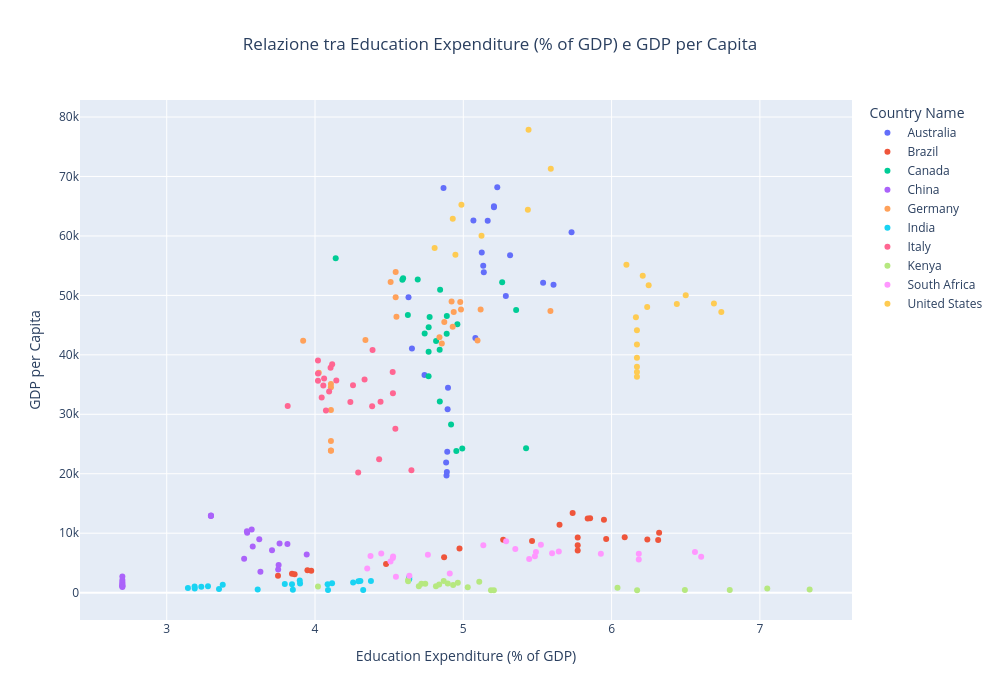

Notebook code cell kept with this figure:
### Code cell
# Relazione tra Spesa Educativa e GDP pro capite
fig = plot_scatter_relationships(
    df,
    x_col='Education Expenditure (% of GDP)',
    y_col='GDP per Capita',
    color_col='Country Name'
)
fig.show()

# Calcola correlazione
corr = df['Education Expenditure (% of GDP)'].corr(df['GDP per Capita'])
print(f"\nCorrelazione: {corr:.3f}")

### Figure 1 — Plotly figure (JSON) as saved in the notebook; plotly's stock layout.template omitted (floating-point values rounded to 4 significant figures)
{"data": [{"customdata": [["Australia", 2000], ["Australia", 2001], ["Australia", 2002], ["Australia", 2003], ["Australia", 2004], ["Australia", 2005], ["Australia", 2006], ["Australia", 2007], ["Australia", 2008], ["Australia", 2009], ["Australia", 2010], ["Australia", 2011], ["Australia", 2012], ["Australia", 2013], ["Australia", 2014], ["Australia", 2015], ["Australia", 2016], ["Australia", 2017], ["Australia", 2018], ["Australia", 2019], ["Australia", 2020], ["Australia", 2021], ["Australia", 2022], ["Australia", 2023]], "hovertemplate": "Country Name=%{customdata[0]}<br>Education Expenditure (% of GDP)=%{x}<br>GDP per Capita=%{y}<br>Year=%{customdata[1]}<extra></extra>", "legendgroup": "Australia", "marker": {"color": "#636efa", "symbol": "circle"}, "mode": "markers", "name": "Australia", "orientation": "v", "showlegend": true, "type": "scatter", "x": [4.884, 4.887, 4.889, 4.892, 4.894, 4.897, 4.738, 4.654, 4.631, 5.081, 5.538, 5.068, 4.867, 5.229, 5.165, 5.316, 5.287, 5.138, 5.124, 5.134, 5.608, 5.73, 5.207, 5.207], "xaxis": "x", "y": [21870.0, 19700.0, 20300.0, 23720.0, 30840.0, 34480.0, 36600.0, 41050.0, 49700.0, 42820.0, 52140.0, 62610.0, 68070.0, 68190.0, 62540.0, 56740.0, 49890.0, 53900.0, 57200.0, 54970.0, 51790.0, 60610.0, 65000.0, 64840.0], "yaxis": "y"}, {"customdata": [["Brazil", 2000], ["Brazil", 2001], ["Brazil", 2002], ["Brazil", 2003], ["Brazil", 2004], ["Brazil", 2005], ["Brazil", 2006], ["Brazil", 2007], ["Brazil", 2008], ["Brazil", 2009], ["Brazil", 2010], ["Brazil", 2011], ["Brazil", 2012], ["Brazil", 2013], ["Brazil", 2014], ["Brazil", 2015], ["Brazil", 2016], ["Brazil", 2017], ["Brazil", 2018], ["Brazil", 2019], ["Brazil", 2020], ["Brazil", 2021], ["Brazil", 2022]], "hovertemplate": "Country Name=%{customdata[0]}<br>Education Expenditure (% of GDP)=%{x}<br>GDP per Capita=%{y}<br>Year=%{customdata[1]}<extra></extra>", "legendgroup": "Brazil", "marker": {"color": "#EF553B", "symbol": "circle"}, "mode": "markers", "name": "Brazil", "orientation": "v", "showlegend": true, "type": "scatter", "x": [3.949, 3.845, 3.75, 3.862, 3.974, 4.479, 4.871, 4.974, 5.269, 5.464, 5.649, 5.737, 5.855, 5.839, 5.948, 6.241, 6.314, 6.32, 6.089, 5.963, 5.772, 5.772, 5.772], "xaxis": "x", "y": [3767.0, 3176.0, 2856.0, 3091.0, 3664.0, 4828.0, 5934.0, 7410.0, 8908.0, 8679.0, 11400.0, 13400.0, 12520.0, 12460.0, 12270.0, 8936.0, 8836.0, 10080.0, 9301.0, 9030.0, 7074.0, 7973.0, 9281.0], "yaxis": "y"}, {"customdata": [["Canada", 2000], ["Canada", 2001], ["Canada", 2002], ["Canada", 2003], ["Canada", 2004], ["Canada", 2005], ["Canada", 2006], ["Canada", 2007], ["Canada", 2008], ["Canada", 2009], ["Canada", 2010], ["Canada", 2011], ["Canada", 2012], ["Canada", 2013], ["Canada", 2014], ["Canada", 2015], ["Canada", 2016], ["Canada", 2017], ["Canada", 2018], ["Canada", 2019], ["Canada", 2020], ["Canada", 2021], ["Canada", 2022]], "hovertemplate": "Country Name=%{customdata[0]}<br>Education Expenditure (% of GDP)=%{x}<br>GDP per Capita=%{y}<br>Year=%{customdata[1]}<extra></extra>", "legendgroup": "Canada", "marker": {"color": "#00cc96", "symbol": "circle"}, "mode": "markers", "name": "Canada", "orientation": "v", "showlegend": true, "type": "scatter", "x": [5.423, 4.953, 4.993, 4.917, 4.842, 4.766, 4.766, 4.766, 4.626, 4.841, 5.356, 5.262, 4.693, 4.589, 4.844, 4.739, 4.816, 4.96, 4.889, 4.773, 4.888, 4.594, 4.14], "xaxis": "x", "y": [24270.0, 23820.0, 24260.0, 28300.0, 32150.0, 36380.0, 40500.0, 44660.0, 46710.0, 40870.0, 47560.0, 52220.0, 52670.0, 52640.0, 50960.0, 43590.0, 42310.0, 45130.0, 46540.0, 46350.0, 43540.0, 52890.0, 56260.0], "yaxis": "y"}, {"customdata": [["China", 2000], ["China", 2001], ["China", 2002], ["China", 2003], ["China", 2004], ["China", 2005], ["China", 2006], ["China", 2007], ["China", 2008], ["China", 2009], ["China", 2010], ["China", 2011], ["China", 2012], ["China", 2013], ["China", 2014], ["China", 2015], ["China", 2016], ["China", 2017], ["China", 2018], ["China", 2019], ["China", 2020], ["China", 2021], ["China", 2022], ["China", 2023]], "hovertemplate": "Country Name=%{customdata[0]}<br>Education Expenditure (% of GDP)=%{x}<br>GDP per Capita=%{y}<br>Year=%{customdata[1]}<extra></extra>", "legendgroup": "China", "marker": {"color": "#ab63fa", "symbol": "circle"}, "mode": "markers", "name": "China", "orientation": "v", "showlegend": true, "type": "scatter", "x": [2.701, 2.701, 2.701, 2.701, 2.701, 2.701, 2.701, 2.701, 3.632, 3.752, 3.755, 3.522, 3.944, 3.71, 3.58, 3.814, 3.761, 3.624, 3.542, 3.541, 3.573, 3.298, 3.298, 3.298], "xaxis": "x", "y": [969.2, 1065.0, 1164.0, 1307.0, 1531.0, 1778.0, 2129.0, 2735.0, 3523.0, 3898.0, 4629.0, 5704.0, 6405.0, 7147.0, 7781.0, 8175.0, 8255.0, 8980.0, 10090.0, 10340.0, 10630.0, 12890.0, 12970.0, 12950.0], "yaxis": "y"}, {"customdata": [["Germany", 2000], ["Germany", 2001], ["Germany", 2002], ["Germany", 2003], ["Germany", 2004], ["Germany", 2005], ["Germany", 2006], ["Germany", 2007], ["Germany", 2008], ["Germany", 2009], ["Germany", 2010], ["Germany", 2011], ["Germany", 2012], ["Germany", 2013], ["Germany", 2014], ["Germany", 2015], ["Germany", 2016], ["Germany", 2017], ["Germany", 2018], ["Germany", 2019], ["Germany", 2020], ["Germany", 2021], ["Germany", 2022], ["Germany", 2023]], "hovertemplate": "Country Name=%{customdata[0]}<br>Education Expenditure (% of GDP)=%{x}<br>GDP per Capita=%{y}<br>Year=%{customdata[1]}<extra></extra>", "legendgroup": "Germany", "marker": {"color": "#FFA15A", "symbol": "circle"}, "mode": "markers", "name": "Germany", "orientation": "v", "showlegend": true, "type": "scatter", "x": [4.107, 4.107, 4.107, 4.107, 4.107, 4.107, 4.025, 3.92, 4.549, 4.34, 5.096, 4.984, 4.928, 4.935, 4.921, 4.855, 4.839, 4.872, 4.979, 5.117, 5.588, 4.51, 4.544, 4.544], "xaxis": "x", "y": [23930.0, 23880.0, 25490.0, 30710.0, 34570.0, 35080.0, 36980.0, 42350.0, 46390.0, 42490.0, 42410.0, 47650.0, 44740.0, 47220.0, 48970.0, 41910.0, 42960.0, 45530.0, 48870.0, 47620.0, 47380.0, 52270.0, 49690.0, 53940.0], "yaxis": "y"}, {"customdata": [["India", 2000], ["India", 2001], ["India", 2002], ["India", 2003], ["India", 2004], ["India", 2005], ["India", 2006], ["India", 2007], ["India", 2008], ["India", 2009], ["India", 2010], ["India", 2011], ["India", 2012], ["India", 2013], ["India", 2014], ["India", 2015], ["India", 2016], ["India", 2017], ["India", 2018], ["India", 2019], ["India", 2020], ["India", 2021], ["India", 2022], ["India", 2023]], "hovertemplate": "Country Name=%{customdata[0]}<br>Education Expenditure (% of GDP)=%{x}<br>GDP per Capita=%{y}<br>Year=%{customdata[1]}<extra></extra>", "legendgroup": "India", "marker": {"color": "#19d3f3", "symbol": "circle"}, "mode": "markers", "name": "India", "orientation": "v", "showlegend": true, "type": "scatter", "x": [4.325, 4.088, 3.851, 3.613, 3.353, 3.189, 3.143, 3.188, 3.233, 3.278, 3.378, 3.796, 4.085, 3.845, 3.899, 4.115, 4.257, 4.306, 4.377, 3.897, 4.293, 4.635, 4.635, 4.635], "xaxis": "x", "y": [442.8, 450.4, 469.1, 544.1, 624.3, 710.5, 801.7, 1022.0, 992.5, 1095.0, 1348.0, 1445.0, 1429.0, 1433.0, 1554.0, 1584.0, 1708.0, 1950.0, 1966.0, 2041.0, 1907.0, 2240.0, 2347.0, 2530.0], "yaxis": "y"}, {"customdata": [["Italy", 2000], ["Italy", 2001], ["Italy", 2002], ["Italy", 2003], ["Italy", 2004], ["Italy", 2005], ["Italy", 2006], ["Italy", 2007], ["Italy", 2008], ["Italy", 2009], ["Italy", 2010], ["Italy", 2011], ["Italy", 2012], ["Italy", 2013], ["Italy", 2014], ["Italy", 2015], ["Italy", 2016], ["Italy", 2017], ["Italy", 2018], ["Italy", 2019], ["Italy", 2020], ["Italy", 2021], ["Italy", 2022], ["Italy", 2023]], "hovertemplate": "Country Name=%{customdata[0]}<br>Education Expenditure (% of GDP)=%{x}<br>GDP per Capita=%{y}<br>Year=%{customdata[1]}<extra></extra>", "legendgroup": "Italy", "marker": {"color": "#FF6692", "symbol": "circle"}, "mode": "markers", "name": "Italy", "orientation": "v", "showlegend": true, "type": "scatter", "x": [4.291, 4.65, 4.432, 4.542, 4.385, 4.238, 4.525, 4.105, 4.388, 4.524, 4.334, 4.116, 4.056, 4.144, 4.061, 4.074, 3.816, 4.045, 4.256, 4.095, 4.442, 4.02, 4.02, 4.02], "xaxis": "x", "y": [20190.0, 20570.0, 22450.0, 27580.0, 31350.0, 32060.0, 33540.0, 37830.0, 40830.0, 37100.0, 35860.0, 38430.0, 34850.0, 35700.0, 36030.0, 30640.0, 31390.0, 32840.0, 34900.0, 33810.0, 32090.0, 36850.0, 35650.0, 39070.0], "yaxis": "y"}, {"customdata": [["Kenya", 2000], ["Kenya", 2001], ["Kenya", 2002], ["Kenya", 2003], ["Kenya", 2004], ["Kenya", 2005], ["Kenya", 2006], ["Kenya", 2007], ["Kenya", 2008], ["Kenya", 2009], ["Kenya", 2010], ["Kenya", 2011], ["Kenya", 2012], ["Kenya", 2013], ["Kenya", 2014], ["Kenya", 2015], ["Kenya", 2016], ["Kenya", 2017], ["Kenya", 2018], ["Kenya", 2019], ["Kenya", 2020], ["Kenya", 2022]], "hovertemplate": "Country Name=%{customdata[0]}<br>Education Expenditure (% of GDP)=%{x}<br>GDP per Capita=%{y}<br>Year=%{customdata[1]}<extra></extra>", "legendgroup": "Kenya", "marker": {"color": "#B6E880", "symbol": "circle"}, "mode": "markers", "name": "Kenya", "orientation": "v", "showlegend": true, "type": "scatter", "x": [5.187, 5.206, 6.172, 6.494, 6.797, 7.336, 7.05, 6.04, 5.03, 4.02, 4.815, 4.7, 4.931, 4.837, 4.717, 4.744, 4.895, 4.963, 5.108, 4.868, 4.628, 4.628], "xaxis": "x", "y": [414.6, 410.7, 402.9, 442.9, 463.7, 523.5, 699.8, 840.2, 915.5, 1048.0, 1092.0, 1096.0, 1285.0, 1371.0, 1483.0, 1489.0, 1554.0, 1667.0, 1836.0, 1960.0, 1928.0, 2110.0], "yaxis": "y"}, {"customdata": [["South Africa", 2000], ["South Africa", 2001], ["South Africa", 2002], ["South Africa", 2003], ["South Africa", 2004], ["South Africa", 2005], ["South Africa", 2006], ["South Africa", 2007], ["South Africa", 2008], ["South Africa", 2009], ["South Africa", 2010], ["South Africa", 2011], ["South Africa", 2012], ["South Africa", 2013], ["South Africa", 2014], ["South Africa", 2015], ["South Africa", 2016], ["South Africa", 2017], ["South Africa", 2018], ["South Africa", 2019], ["South Africa", 2020], ["South Africa", 2021], ["South Africa", 2022], ["South Africa", 2023]], "hovertemplate": "Country Name=%{customdata[0]}<br>Education Expenditure (% of GDP)=%{x}<br>GDP per Capita=%{y}<br>Year=%{customdata[1]}<extra></extra>", "legendgroup": "South Africa", "marker": {"color": "#FF97FF", "symbol": "circle"}, "mode": "markers", "name": "South Africa", "orientation": "v", "showlegend": true, "type": "scatter", "x": [4.909, 4.636, 4.546, 4.352, 4.509, 4.524, 4.527, 4.447, 4.374, 4.761, 5.135, 5.289, 5.523, 5.351, 5.49, 5.483, 5.444, 5.599, 5.644, 5.928, 6.183, 6.562, 6.183, 6.604], "xaxis": "x", "y": [3218.0, 2847.0, 2688.0, 4062.0, 5221.0, 5837.0, 6077.0, 6592.0, 6185.0, 6375.0, 7973.0, 8646.0, 8077.0, 7332.0, 6857.0, 6112.0, 5651.0, 6618.0, 6914.0, 6534.0, 5581.0, 6843.0, 6523.0, 6023.0], "yaxis": "y"}, {"customdata": [["United States", 2000], ["United States", 2001], ["United States", 2002], ["United States", 2003], ["United States", 2004], ["United States", 2005], ["United States", 2006], ["United States", 2007], ["United States", 2008], ["United States", 2009], ["United States", 2010], ["United States", 2011], ["United States", 2012], ["United States", 2013], ["United States", 2014], ["United States", 2015], ["United States", 2016], ["United States", 2017], ["United States", 2018], ["United States", 2019], ["United States", 2020], ["United States", 2021], ["United States", 2022]], "hovertemplate": "Country Name=%{customdata[0]}<br>Education Expenditure (% of GDP)=%{x}<br>GDP per Capita=%{y}<br>Year=%{customdata[1]}<extra></extra>", "legendgroup": "United States", "marker": {"color": "#FECB52", "symbol": "circle"}, "mode": "markers", "name": "United States", "orientation": "v", "showlegend": true, "type": "scatter", "x": [6.171, 6.171, 6.171, 6.171, 6.171, 6.171, 6.164, 6.24, 6.44, 6.74, 6.69, 6.5, 6.25, 6.21, 6.1, 4.947, 4.807, 5.123, 4.929, 4.987, 5.435, 5.59, 5.44], "xaxis": "x", "y": [36330.0, 37130.0, 38000.0, 39490.0, 41720.0, 44120.0, 46300.0, 48050.0, 48570.0, 47190.0, 48640.0, 50020.0, 51710.0, 53300.0, 55150.0, 56850.0, 57980.0, 60050.0, 62880.0, 65230.0, 64400.0, 71310.0, 77860.0], "yaxis": "y"}], "layout": {"height": 700, "legend": {"title": {"text": "Country Name"}, "tracegroupgap": 0}, "title": {"text": "Relazione tra Education Expenditure (% of GDP) e GDP per Capita", "x": 0.5}, "width": 1000, "xaxis": {"anchor": "y", "domain": [0, 1], "title": {"text": "Education Expenditure (% of GDP)"}}, "yaxis": {"anchor": "x", "domain": [0, 1], "title": {"text": "GDP per Capita"}}}}
